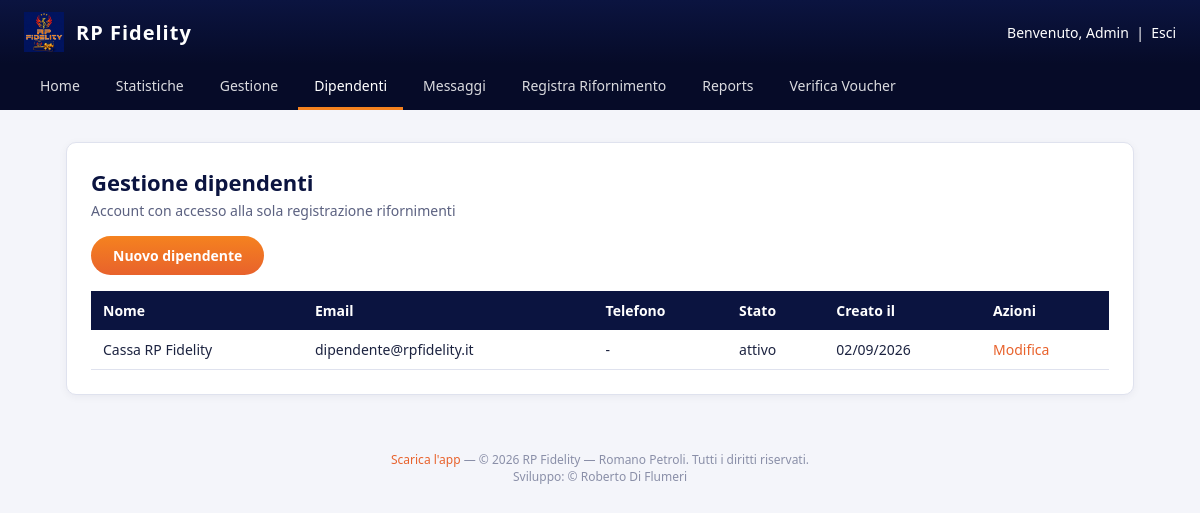
/admin/dipendenti (signed in), run on the app's committed database.
### tables this page shows
CREATE TABLE IF NOT EXISTS users (
    id INT UNSIGNED AUTO_INCREMENT PRIMARY KEY,
    nome VARCHAR(100) NOT NULL,
    cognome VARCHAR(100) NOT NULL,
    email VARCHAR(190) NOT NULL UNIQUE,
    password_hash VARCHAR(255) NOT NULL,
    telefono VARCHAR(30) NULL,
     
    codice_card VARCHAR(20) NULL UNIQUE,
    ruolo ENUM('cliente','admin','dipendente') NOT NULL DEFAULT 'cliente',
    punti_saldo DECIMAL(10,2) NOT NULL DEFAULT 0,
    stato ENUM('attivo','sospeso') NOT NULL DEFAULT 'attivo',
    api_token VARCHAR(64) NULL UNIQUE,
     
    password_reset_token VARCHAR(64) NULL UNIQUE,
    password_reset_scadenza DATETIME NULL,
    data_registrazione DATETIME NOT NULL DEFAULT CURRENT_TIMESTAMP
);

### src/Core/View.php (called while the page is built, shortened)
<?php
class View
{
    public static function layout(string $view, array $data = []): void
    {
        extract($data);
        $viewFile = __DIR__ . '/../Views/' . $view . '.php';
        require $viewFile;
        $content = ob_get_clean();
        require __DIR__ . '/../Views/layout.php';
    }
}

### src/Controllers/AdminController.php (called while the page is built, shortened)
<?php
class AdminController
{
    public function dipendenti(): void
    {
        View::layout('admin/dipendenti', [
            'pageTitle' => 'Gestione dipendenti — RP Fidelity',
            'dipendenti' => User::dipendenti(),
        ]);
    }
}

### src/Core/Router.php (called while the page is built, shortened)
<?php
class Router
{
    private array $routes = [];
    public function get(string $path, callable $handler): void
    {
        $this->routes['GET'][$path] = $handler;
    }
    public function post(string $path, callable $handler): void
    {
        $this->routes['POST'][$path] = $handler;
    }
    public function dispatch(string $method, string $uri): void
    {
        $path = parse_url($uri, PHP_URL_PATH) ?: '/';
        $path = rtrim($path, '/');
        $handler = $this->routes[$method][$path] ?? null;
        $handler();
    }
}

### public/index.php (called while the page is built, shortened)
<?php
spl_autoload_register(function (string $class) {
    $prefix = 'App\\';
    $relative = substr($class, strlen($prefix));
    $file = __DIR__ . '/../src/' . str_replace('\\', '/', $relative) . '.php';
});
$router = new Router();
$router->get('/', [new PublicController(), 'home']);
$router->get('/login', [new AuthController(), 'showLogin']);
$router->post('/login', [new AuthController(), 'login']);
$router->get('/registrati', [new AuthController(), 'showRegister']);
$router->post('/registrati', [new AuthController(), 'register']);
$router->get('/password-dimenticata', [new AuthController(), 'showPasswordDimenticata']);
$router->post('/password-dimenticata', [new AuthController(), 'inviaPasswordDimenticata']);
$router->get('/reset-password', [new AuthController(), 'showResetPassword']);
$router->post('/reset-password', [new AuthController(), 'aggiornaResetPassword']);
$router->get('/logout', [new AuthController(), 'logout']);
$router->get('/scarica-app', [new PublicController(), 'scaricaApp']);
$router->get('/dashboard', [new DashboardController(), 'index']);
$router->get('/rifornimenti', [new DashboardController(), 'rifornimenti']);
$router->get('/la-mia-card', [new DashboardController(), 'card']);
$router->get('/saldo-punti', [new DashboardController(), 'saldoPunti']);
$router->get('/voucher', [new VoucherController(), 'index']);
$router->get('/catalogo', [new VoucherController(), 'catalogo']);
$router->post('/voucher/riscatta', [new VoucherController(), 'riscatta']);
$router->get('/voucher/pdf', [new VoucherController(), 'pdf']);
$router->get('/contatti', [new ContattiController(), 'index']);
$router->post('/contatti', [new ContattiController(), 'invia']);
$router->get('/faq', [new FaqController(), 'index']);
$router->get('/impostazioni', [new SettingsController(), 'index']);
$router->post('/impostazioni', [new SettingsController(), 'aggiornaProfilo']);
$router->post('/impostazioni/password', [new SettingsController(), 'aggiornaPassword']);
$router->get('/admin/statistiche', [new AdminController(), 'statistiche']);
$router->get('/admin/clienti', [new AdminController(), 'clienti']);
$router->get('/admin/clienti/modifica', [new AdminController(), 'modificaClienteForm']);
$router->post('/admin/clienti/modifica', [new AdminController(), 'modificaCliente']);
$router->post('/admin/clienti/elimina', [new AdminController(), 'eliminaCliente']);
$router->get('/admin/messaggi', [new AdminController(), 'messaggi']);
$router->get('/admin/messaggi/thread', [new AdminController(), 'messaggioThread']);
$router->post('/admin/messaggi/rispondi', [new AdminController(), 'rispondiMessaggio']);
$router->get('/admin/dipendenti', [new AdminController(), 'dipendenti']);
$router->get('/admin/dipendenti/nuovo', [new AdminController(), 'nuovoDipendenteForm']);
$router->post('/admin/dipendenti/nuovo', [new AdminController(), 'nuovoDipendente']);
$router->get('/admin/dipendenti/modifica', [new AdminController(), 'modificaDipendenteForm']);
$router->post('/admin/dipendenti/modifica', [new AdminController(), 'modificaDipendente']);
$router->post('/admin/dipendenti/elimina', [new AdminController(), 'eliminaDipendente']);
$router->get('/admin/reports', [new AdminController(), 'reports']);
$router->get('/admin/verifica-voucher', [new AdminController(), 'verificaVoucher']);
$router->post('/admin/verifica-voucher/usa', [new AdminController(), 'usaVoucher']);
$router->get('/admin/rifornimenti/nuovo', [new AdminController(), 'nuovoRifornimento']);
$router->post('/admin/rifornimenti/nuovo/cliente', [new AdminController(), 'identificaCliente']);
$router->post('/admin/rifornimenti/nuovo/cambia-cliente', [new AdminController(), 'cambiaCliente']);
$router->post('/admin/rifornimenti/nuovo/voucher', [new AdminController(), 'aggiungiVoucher']);
$router->post('/admin/rifornimenti/nuovo/voucher/rimuovi', [new AdminController(), 'rimuoviVoucher']);
$router->post('/admin/rifornimenti/nuovo/conferma', [new AdminController(), 'confermaRifornimento']);
$router->dispatch($_SERVER['REQUEST_METHOD'], $_SERVER['REQUEST_URI']);

### src/Core/Database.php (called while the page is built, shortened)
<?php
class Database
{
    private static ?PDO $instance = null;
    public static function connection(): PDO
    {
        if (self::$instance === null) {
            $config = require __DIR__ . '/../../config/config.php';
            $db = $config['db'];
            $dsn = sprintf(
                'mysql:host=%s;port=%d;dbname=%s;charset=%s',
                $db['host'],
                $db['port'],
                $db['name'],
                $db['charset']
            );
            self::$instance = new PDO($dsn, $db['user'], $db['pass'], [
                PDO::ATTR_ERRMODE => PDO::ERRMODE_EXCEPTION,
                PDO::ATTR_DEFAULT_FETCH_MODE => PDO::FETCH_ASSOC,
            ]);
        }
        return self::$instance;
    }
}

### src/Models/User.php (called while the page is built, shortened)
<?php
class User
{
    public static function find(int $id): ?array
    {
        $stmt = Database::connection()->prepare('SELECT * FROM users WHERE id = ?');
        $stmt->execute([$id]);
        $user = $stmt->fetch();
        return $user ?: null;
    }
    public static function dipendenti(): array
    {
        $stmt = Database::connection()->query(
            "SELECT id, nome, cognome, email, telefono, stato, data_registrazione
             FROM users WHERE ruolo = 'dipendente' ORDER BY nome, cognome"
        );
        return $stmt->fetchAll();
    }
}

### src/Core/Auth.php (called while the page is built, shortened)
<?php
class Auth
{
    public static function userId(): ?int
    {
        return $_SESSION['user_id'] ?? null;
    }
    public static function user(): ?array
    {
        $id = self::userId();
        return $id ? User::find($id) : null;
    }
}

### src/Views/admin/dipendenti.php (the view, shortened to what this page needs)
<div class="rp-card">
    <h1 class="rp-title">Gestione dipendenti</h1>
    <p class="rp-subtitle">Account con accesso alla sola registrazione rifornimenti</p>
    <p style="margin-bottom: 16px;">
        <a href="/admin/dipendenti/nuovo" class="rp-btn">Nuovo dipendente</a>
    </p>
    <div class="rp-table-wrap">
    <table class="rp-table">
        <thead>
            <tr>
                <th>Nome</th>
                <th>Email</th>
                <th>Telefono</th>
                <th>Stato</th>
                <th>Creato il</th>
                <th>Azioni</th>
            </tr>
        </thead>
        <tbody>
            <?php foreach ($dipendenti as $d): ?>
                <tr>
                    <td><?= htmlspecialchars($d['nome'] . ' ' . $d['cognome']) ?></td>
                    <td><?= htmlspecialchars($d['email']) ?></td>
                    <td><?= htmlspecialchars($d['telefono'] ?? '-') ?></td>
                    <td><?= htmlspecialchars($d['stato']) ?></td>
                    <td><?= htmlspecialchars(date('d/m/Y', strtotime($d['data_registrazione']))) ?></td>
                    <td>
                        <a href="/admin/dipendenti/modifica?id=<?= (int) $d['id'] ?>">Modifica</a>
                    </td>
                </tr>
            <?php endforeach; ?>
        </tbody>
    </table>
    </div>
</div>

### src/Views/layout.php (shortened to what this page needs)
<?php
$user = Auth::user();
$isAdmin = $user && $user['ruolo'] === 'admin';
$currentPath = parse_url($_SERVER['REQUEST_URI'] ?? '/', PHP_URL_PATH);
?>
<!DOCTYPE html>
<html lang="it">
<head>
    <link rel="stylesheet" href="/assets/css/style.css">
</head>
<body>
    <header class="rp-header">
        <div class="rp-header-left">
            <div class="rp-brand">
                <img src="/assets/img/logo.jpeg" alt="RP Fidelity">
                <span>RP Fidelity</span>
            </div>
        </div>
        <?php if ($user): ?>
            <div class="rp-user">
                Benvenuto, <?= htmlspecialchars($user['nome']) ?>
                &nbsp;|&nbsp; <a href="/logout" style="color:#fff;">Esci</a>
            </div>
        <?php endif; ?>
    </header>
    <?php if ($isAdmin): ?>
    <nav class="rp-nav">
        <a href="/dashboard" class="<?= $currentPath === '/dashboard' ? 'active' : '' ?>">Home</a>
        <a href="/admin/statistiche" class="<?= $currentPath === '/admin/statistiche' ? 'active' : '' ?>">Statistiche</a>
        <a href="/admin/clienti" class="<?= $currentPath === '/admin/clienti' ? 'active' : '' ?>">Gestione</a>
        <a href="/admin/dipendenti" class="<?= $currentPath === '/admin/dipendenti' ? 'active' : '' ?>">Dipendenti</a>
        <a href="/admin/messaggi" class="<?= str_starts_with($currentPath, '/admin/messaggi') ? 'active' : '' ?>">Messaggi</a>
        <a href="/admin/rifornimenti/nuovo" class="<?= $currentPath === '/admin/rifornimenti/nuovo' ? 'active' : '' ?>">Registra Rifornimento</a>
        <a href="/admin/reports" class="<?= $currentPath === '/admin/reports' ? 'active' : '' ?>">Reports</a>
        <a href="/admin/verifica-voucher" class="<?= $currentPath === '/admin/verifica-voucher' ? 'active' : '' ?>">Verifica Voucher</a>
    </nav>
    <?php endif; ?>
    <main class="rp-container">
        <?= $content ?>
    </main>
    <footer class="rp-footer">
        <a href="/scarica-app">Scarica l'app</a> —
        &copy; <?= date('Y') ?> RP Fidelity — Romano Petroli. Tutti i diritti riservati.
        <br>Sviluppo: &copy; Roberto Di Flumeri
    </footer>
</body>
</html>

### public/assets/css/style.css (style rules this page uses)
:root { --rp-navy: #0b1440; --rp-navy-dark: #060b28; --rp-orange: #f5821f; --rp-orange-dark: #e8622c; --rp-gold: #f5c518; --rp-white: #ffffff; --rp-gray-bg: #f4f5fa; --rp-gray-border: #dfe2ee; --rp-text: #1c2340; }
* { box-sizing: border-box; }
body { margin: 0; font-family: "Segoe UI", Arial, sans-serif; background: var(--rp-gray-bg); color: var(--rp-text); }
a { color: var(--rp-orange-dark); text-decoration: none; }
.rp-header { background: linear-gradient(180deg, var(--rp-navy) 0%, var(--rp-navy-dark) 100%); color: var(--rp-white); padding: 0 24px; display: flex; align-items: center; justify-content: space-between; height: 64px; }
.rp-header-left { display: flex; align-items: center; gap: 16px; }
.rp-header .rp-brand { display: flex; align-items: center; gap: 12px; font-weight: 700; font-size: 20px; letter-spacing: 1px; }
.rp-header .rp-brand img { height: 40px; }
.rp-header .rp-user { font-size: 14px; }
.rp-nav { background: var(--rp-navy-dark); display: flex; gap: 4px; padding: 0 24px; }
.rp-nav a { color: var(--rp-white); padding: 12px 16px; font-size: 14px; opacity: 0.85; }
.rp-nav a:hover, .rp-nav a.active { opacity: 1; text-decoration: none; border-bottom: 3px solid var(--rp-orange); }
.rp-container { max-width: 1100px; margin: 32px auto; padding: 0 16px; }
.rp-card { background: var(--rp-white); border: 1px solid var(--rp-gray-border); border-radius: 10px; padding: 24px; margin-bottom: 24px; box-shadow: 0 2px 8px rgba(11, 20, 64, 0.05); }
.rp-title { font-size: 22px; font-weight: 700; margin: 0 0 4px; color: var(--rp-navy); }
.rp-subtitle { color: #5b6180; margin: 0 0 16px; font-size: 14px; }
.rp-btn { display: inline-block; background: linear-gradient(180deg, var(--rp-orange) 0%, var(--rp-orange-dark) 100%); color: var(--rp-white); border: none; padding: 10px 22px; border-radius: 24px; font-weight: 600; cursor: pointer; font-size: 14px; }
table.rp-table { width: 100%; border-collapse: collapse; font-size: 14px; }
table.rp-table th { background: var(--rp-navy); color: var(--rp-white); text-align: left; padding: 10px 12px; }
table.rp-table td { padding: 10px 12px; border-bottom: 1px solid var(--rp-gray-border); }
.rp-footer { text-align: center; padding: 24px; color: #8a8fa8; font-size: 12px; }
.rp-table-wrap { overflow-x: auto; -webkit-overflow-scrolling: touch; }
img { max-width: 100%; height: auto; }

### data on the page
users: nome "Admin"
users: nome+cognome "Cassa RP Fidelity", email "dipendente@rpfidelity.it", telefono "-", stato "attivo", data_registrazione "02/09/2026"
